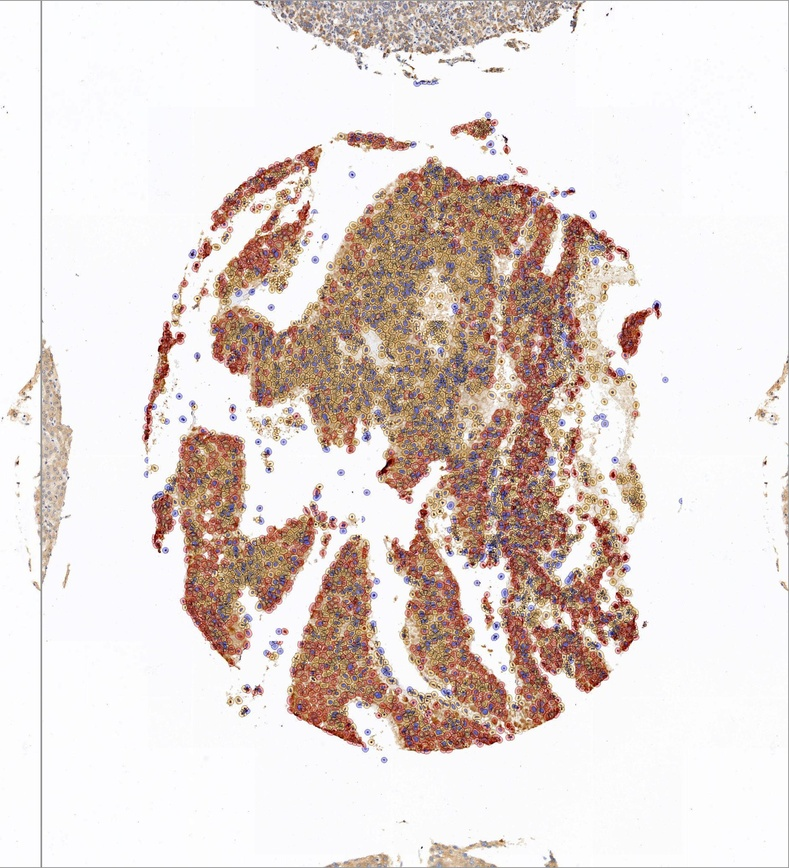
#> input picture ai/demo/processed/annotated/image_003.jpg, 789 x 868 px, shrunk from 1891 x 2080 before the run, given as the content of the folder e/proview/Desktop/Coder/cancerapp/ai/demo/processed/original, which was not available
$ python 02b_simple_opencv_detection.py
#> lines starting #> are read from the running program, lines starting #| are printed output that depends on the picture; after the words box and inside, x2 and y2 are one past the last pixel; in counts of white or black regions, pixels touching at a corner belong together; pictures that were not available may be replaced by others from this repository, and a replacement may not be noted
#> in create_comparison, original is the input picture: shape (868, 789, 3); mean B, G, R 212, 216.3, 227.4
"""
备用方案：使用OpenCV传统方法进行细胞检测
如果Cellpose/StarDist安装失败，可以用这个快速看效果
"""
import cv2
import numpy as np
import matplotlib.pyplot as plt
import matplotlib
matplotlib.use('Agg')
from pathlib import Path
import os

ORIGINAL_DIR = "/home/proview/Desktop/Coder/cancerapp/ai/demo/processed/original"
ANNOTATED_DIR = "/home/proview/Desktop/Coder/cancerapp/ai/demo/processed/annotated"
OUTPUT_DIR = "/home/proview/Desktop/Coder/cancerapp/ai/demo/results_opencv"

os.makedirs(OUTPUT_DIR, exist_ok=True)

def simple_cell_detection(image_path):
    """使用OpenCV进行简单的细胞检测"""
#> called with image_path = '_only/image_003.jpg'
    # 读取图像
    image = cv2.imread(image_path)
    gray = cv2.cvtColor(image, cv2.COLOR_BGR2GRAY)
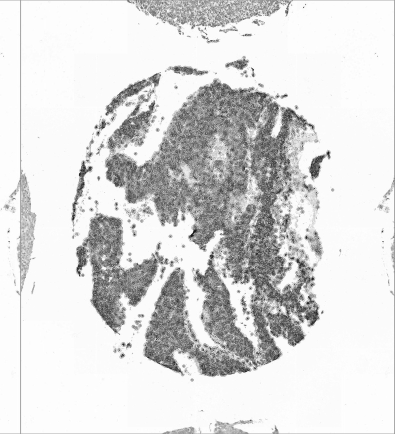
#> gray: shape (868, 789) (shown at 1/2 size); min 6, max 255, mean 219.1

    # 高斯模糊
    blurred = cv2.GaussianBlur(gray, (5, 5), 0)

    # 自适应阈值
    thresh = cv2.adaptiveThreshold(blurred, 255, cv2.ADAPTIVE_THRESH_GAUSSIAN_C,
                                   cv2.THRESH_BINARY_INV, 11, 2)
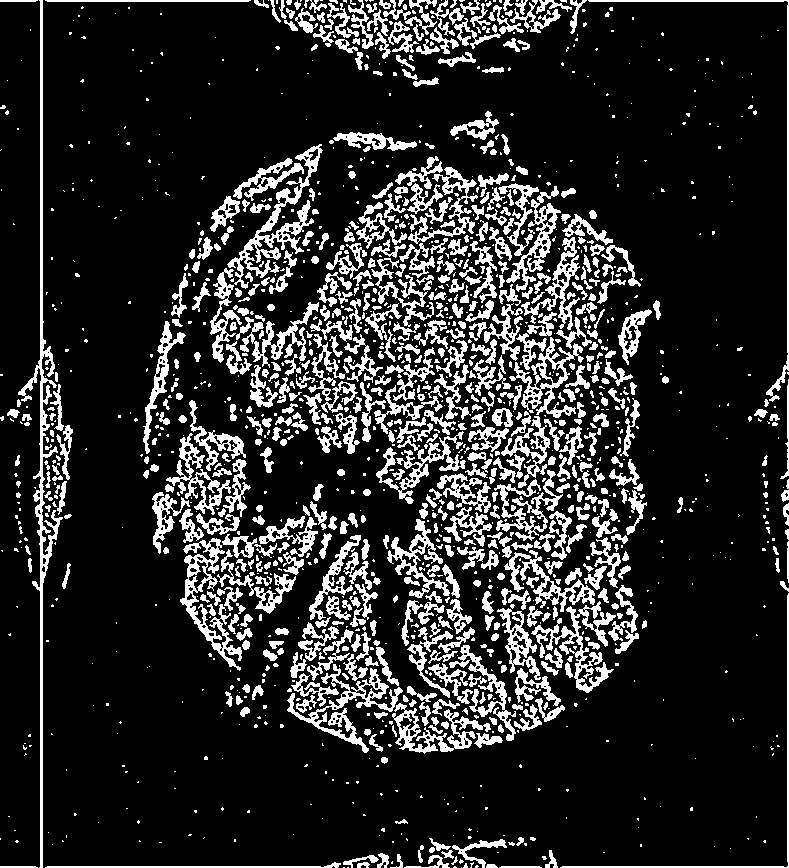
#> thresh: shape (868, 789); 16.8% white; 1523 white regions (901 under 20 px), largest, box (x1, y1, x2, y2) and area: (18, 0, 63, 868) 3822, (227, 144, 323, 289) 2449, (180, 538, 242, 671) 2066

    # 形态学操作
    kernel = np.ones((3, 3), np.uint8)
    morphed = cv2.morphologyEx(thresh, cv2.MORPH_CLOSE, kernel, iterations=2)
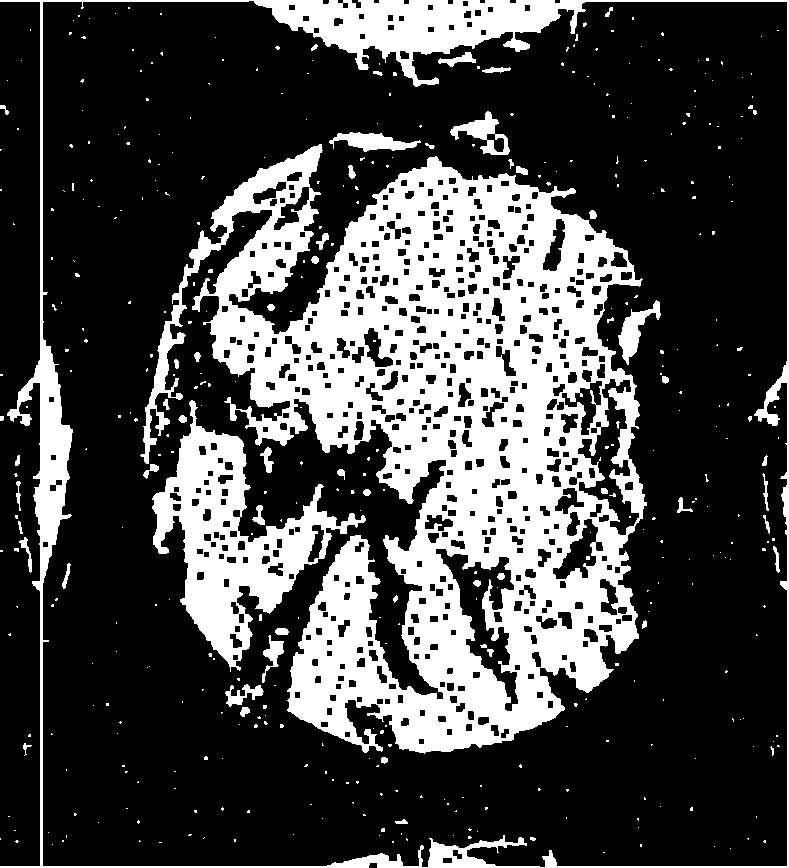
#> morphed: shape (868, 789); 27.9% white; 439 white regions (382 under 20 px)

    # 查找轮廓
    contours, _ = cv2.findContours(morphed, cv2.RETR_EXTERNAL, cv2.CHAIN_APPROX_SIMPLE)
#> contours = 28 contours, 22 with area under 20; largest, box (x1, y1, x2, y2) and area: (0, 0, 789, 868) 649091, (19, 537, 32, 573) 102, (16, 481, 21, 511) 43, (15, 455, 20, 466) 28, (0, 105, 9, 115) 26, (23, 743, 32, 756) 20

    # 过滤小轮廓
    min_area = 20
    max_area = 500
    filtered_contours = [cnt for cnt in contours
                        if min_area < cv2.contourArea(cnt) < max_area]
#> filtered_contours = 4 contours; box (x1, y1, x2, y2) and area: (19, 537, 32, 573) 102, (16, 481, 21, 511) 43, (15, 455, 20, 466) 28, (0, 105, 9, 115) 26

    return filtered_contours, len(filtered_contours)

def create_comparison(image_name, original_path, annotated_path, output_path):
    """创建对比图"""
    # 读取图像
    original = cv2.imread(original_path)
    original_rgb = cv2.cvtColor(original, cv2.COLOR_BGR2RGB)
    annotated = cv2.imread(annotated_path)
    annotated_rgb = cv2.cvtColor(annotated, cv2.COLOR_BGR2RGB)

    # OpenCV检测
    contours, count = simple_cell_detection(original_path)
#> contours has the same summary as filtered_contours in simple_cell_detection; count = 4

    # 绘制检测结果
    detection_result = original.copy()
    cv2.drawContours(detection_result, contours, -1, (0, 255, 0), 2)
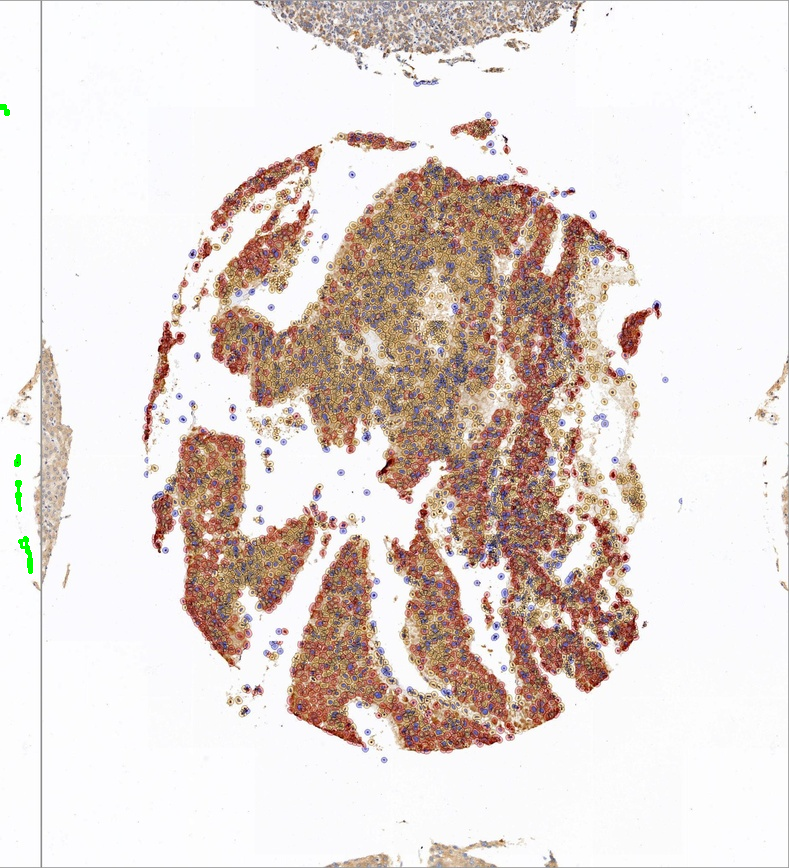
#> detection_result: shape (868, 789, 3); 0.08% of pixels changed, all inside (x1, y1, x2, y2) = (0, 104, 33, 574)
    detection_rgb = cv2.cvtColor(detection_result, cv2.COLOR_BGR2RGB)

    # 创建对比图
    fig, axes = plt.subplots(1, 3, figsize=(18, 6))
    fig.suptitle(f'{image_name} - OpenCV简单检测', fontsize=16, fontweight='bold')

    axes[0].imshow(original_rgb)
    axes[0].set_title('原始图像', fontsize=14)
    axes[0].axis('off')

    axes[1].imshow(annotated_rgb)
    axes[1].set_title('原始系统标注', fontsize=14)
    axes[1].axis('off')

    axes[2].imshow(detection_rgb)
    axes[2].set_title(f'OpenCV检测\n检测到 {count} 个对象', fontsize=14, color='green')
    axes[2].axis('off')

    plt.tight_layout()
    plt.savefig(output_path, dpi=150, bbox_inches='tight')
    plt.close()

    return count

def main():
    original_images = sorted(Path(ORIGINAL_DIR).glob("*.jpg"))[:5]  # 测试5张

    print(f"OpenCV简单检测测试 (共{len(original_images)}张)")
    print("="*60)

    for i, original_path in enumerate(original_images, 1):
        image_name = original_path.stem
        annotated_path = Path(ANNOTATED_DIR) / original_path.name
        output_path = os.path.join(OUTPUT_DIR, f"{image_name}_opencv.jpg")

        print(f"[{i}/{len(original_images)}] {image_name}...", end=" ")

        count = create_comparison(image_name, str(original_path),
                                 str(annotated_path), output_path)
#> count = 4

        print(f"✅ 检测到 {count} 个对象")
#| ✅ 检测到 4 个对象

    print("="*60)
    print(f"完成！结果保存在: {OUTPUT_DIR}")

if __name__ == "__main__":
    main()

$ run again, on ai/demo/processed/annotated/image_008.jpg
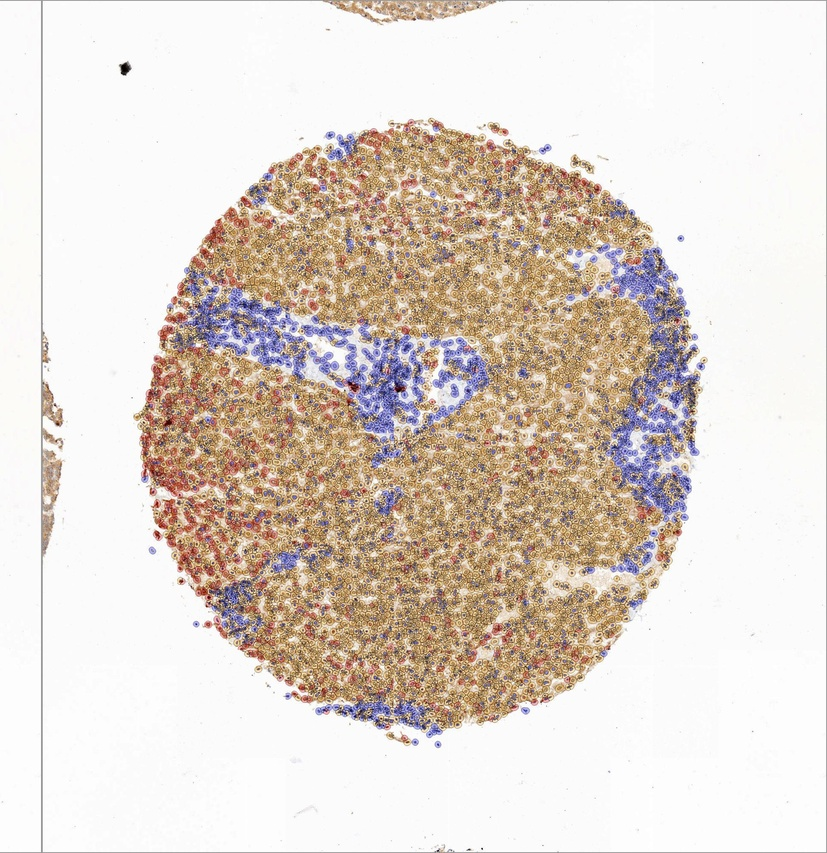
#> input picture ai/demo/processed/annotated/image_008.jpg, 827 x 853 px, shrunk from 1955 x 2016 before the run, given as the content of the folder e/proview/Desktop/Coder/cancerapp/ai/demo/processed/original, which was not available
#> in create_comparison, original is the input picture: shape (853, 827, 3); mean B, G, R 205.2, 213.5, 223.7
#> in simple_cell_detection, `thresh = cv2.adaptiveThreshold(blurred, 255, cv2.ADAPTIVE_THRESH_GAUSS..`:
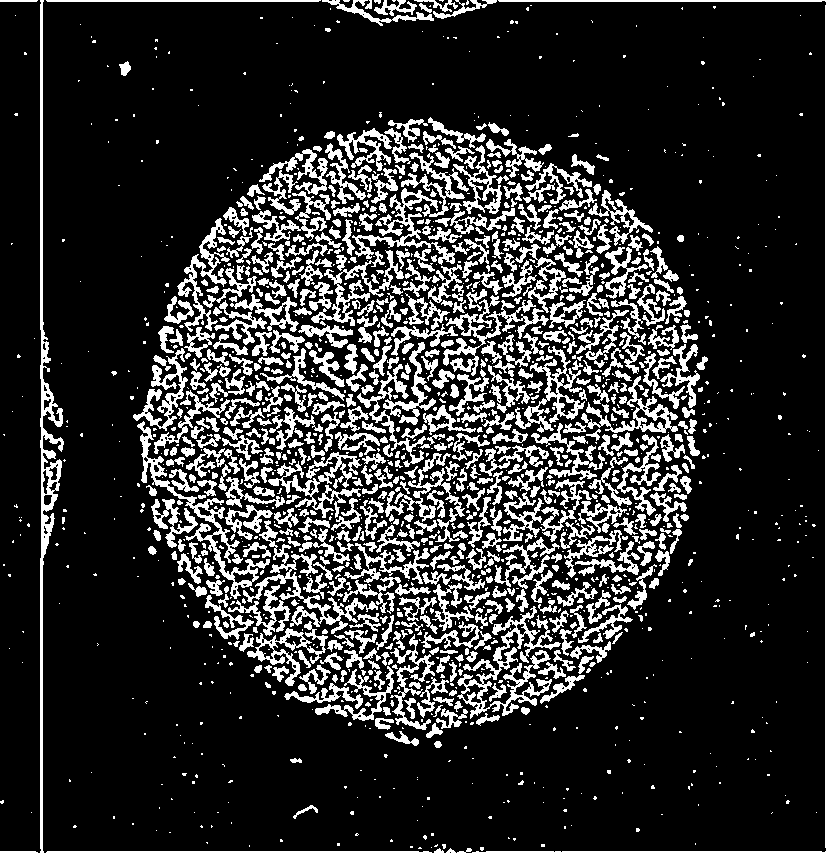
#> thresh: shape (853, 827); 18.6% white; 1623 white regions (938 under 20 px), largest, box (x1, y1, x2, y2) and area: (40, 0, 64, 853) 3850, (472, 0, 827, 853) 3040, (457, 606, 561, 719) 2997
#> morphed: shape (853, 827); 31.8% white; 391 white regions (369 under 20 px)
#> in simple_cell_detection, `contours, _ = cv2.findContours(morphed, cv2.RETR_EXTERNAL, cv2.CHAIN_A..`: contours = 22 contours, 21 with area under 20; largest, box (x1, y1, x2, y2) and area: (0, 0, 827, 853) 669513
#> filtered_contours = []
#> in create_comparison, `contours, count = simple_cell_detection(original_path)`: count = 0
#> in create_comparison, `plt.savefig(output_path, dpi=150, bbox_inches='tight')`:
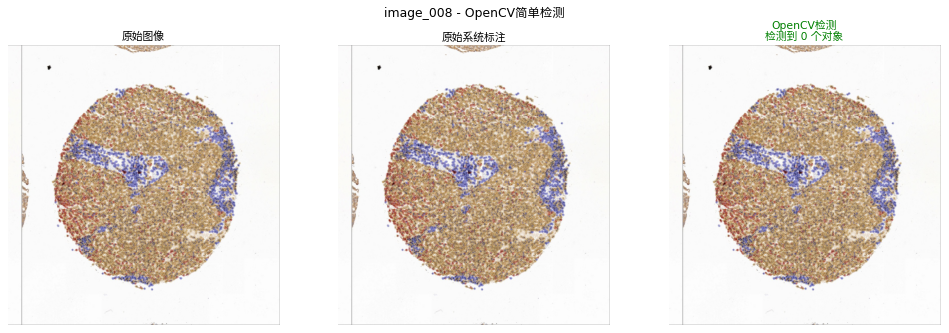
#> figure drawn by matplotlib, 3 panels
#| ✅ 检测到 0 个对象

$ run again, on ai/demo/processed/annotated/image_009.jpg
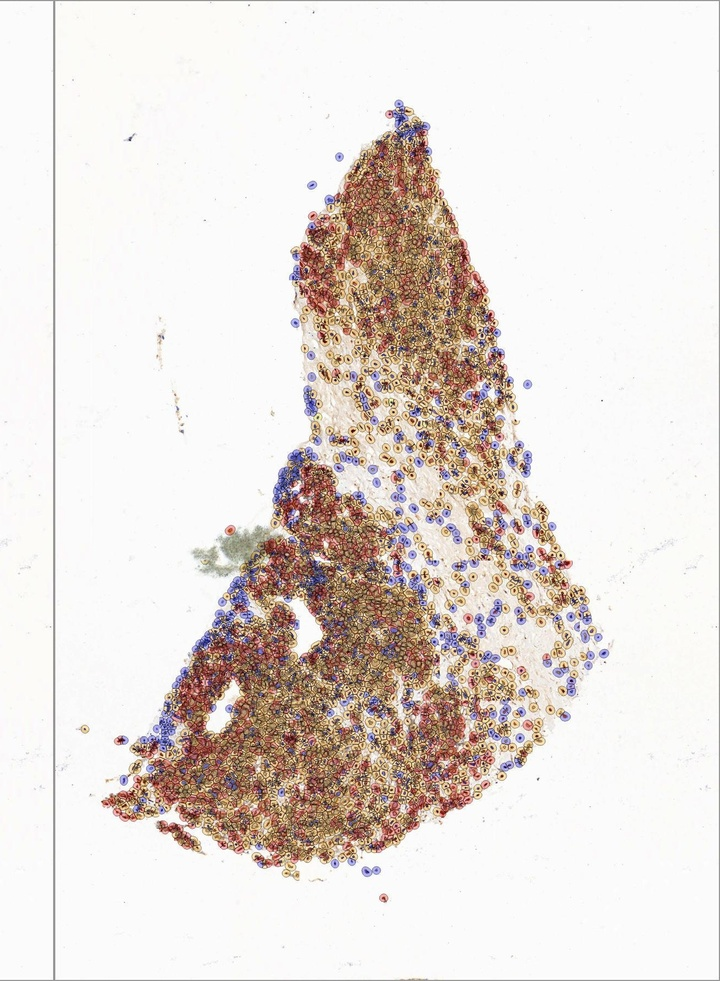
#> input picture ai/demo/processed/annotated/image_009.jpg, 720 x 981 px, shrunk from 1315 x 1792 before the run, given as the content of the folder e/proview/Desktop/Coder/cancerapp/ai/demo/processed/original, which was not available
#> in create_comparison, original is the input picture: shape (981, 720, 3); mean B, G, R 216.4, 221.2, 229.2
#> in simple_cell_detection, `thresh = cv2.adaptiveThreshold(blurred, 255, cv2.ADAPTIVE_THRESH_GAUSS..`:
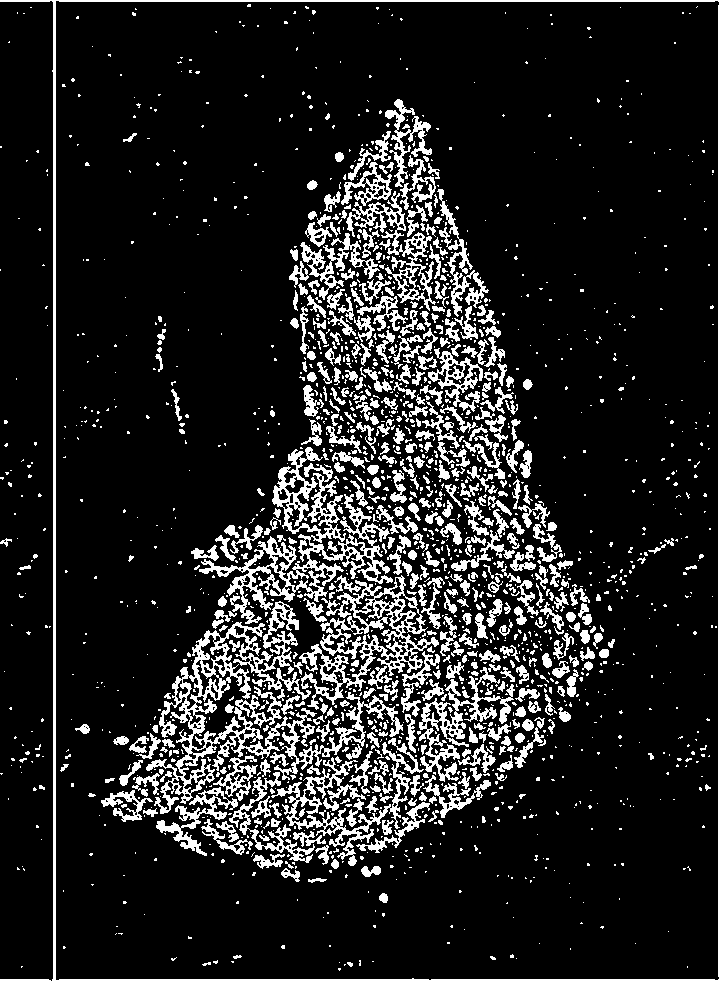
#> thresh: shape (981, 720); 13.9% white; 1946 white regions (1468 under 20 px), largest, box (x1, y1, x2, y2) and area: (146, 601, 403, 814) 10169, (0, 0, 720, 981) 7644, (199, 447, 393, 624) 7297
#> morphed: shape (981, 720); 24.4% white; 597 white regions (548 under 20 px)
#> in simple_cell_detection, `contours, _ = cv2.findContours(morphed, cv2.RETR_EXTERNAL, cv2.CHAIN_A..`: contours = 58 contours, 52 with area under 20; largest, box (x1, y1, x2, y2) and area: (0, 0, 720, 981) 652800, (0, 538, 12, 547) 38, (17, 565, 31, 575) 34, (11, 751, 30, 768) 33, (35, 744, 44, 757) 28, (33, 785, 45, 791) 24
#> filtered_contours = 5 contours; box (x1, y1, x2, y2) and area: (0, 538, 12, 547) 38, (17, 565, 31, 575) 34, (11, 751, 30, 768) 33, (35, 744, 44, 757) 28, (33, 785, 45, 791) 24
#> in create_comparison, `contours, count = simple_cell_detection(original_path)`: contours has the same summary as filtered_contours in simple_cell_detection; count = 5
#> in create_comparison, `cv2.drawContours(detection_result, contours, -1, (0, 255, 0), 2)`:
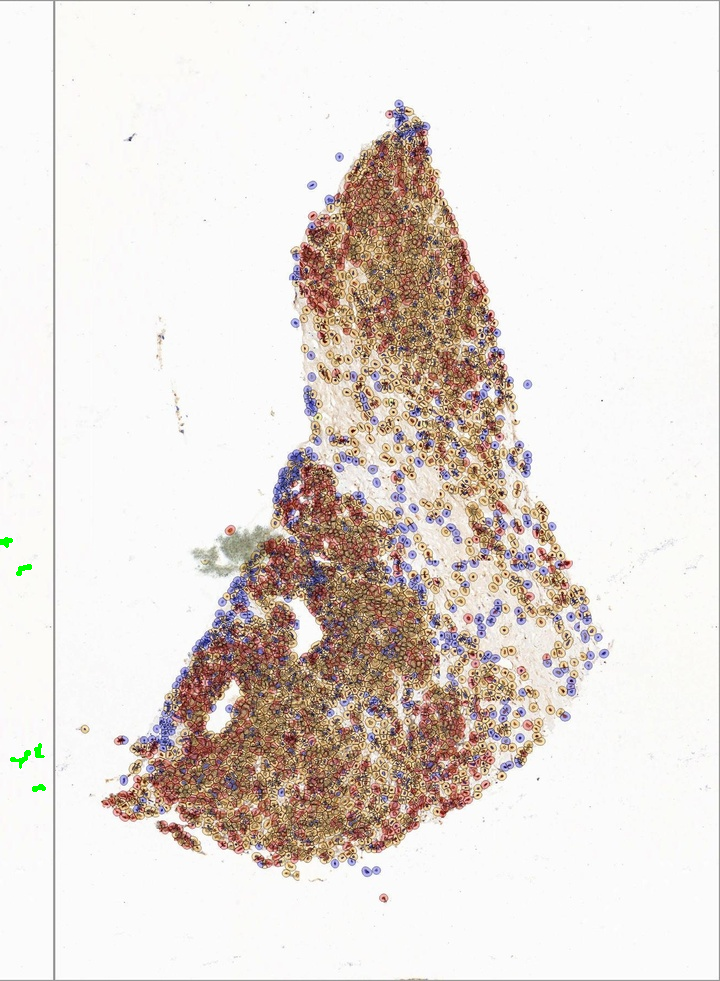
#> detection_result: shape (981, 720, 3); 0.07% of pixels changed, all inside (x1, y1, x2, y2) = (0, 537, 46, 792)
#| ✅ 检测到 5 个对象
